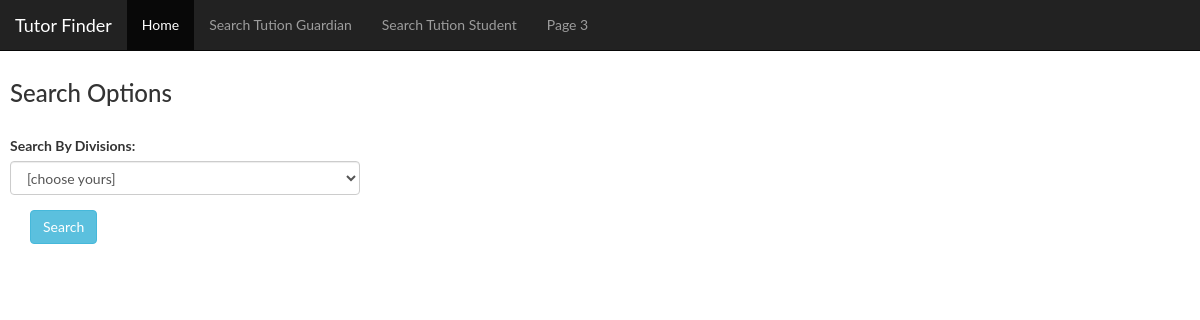
Page /searchTution.php on the earlier database version.
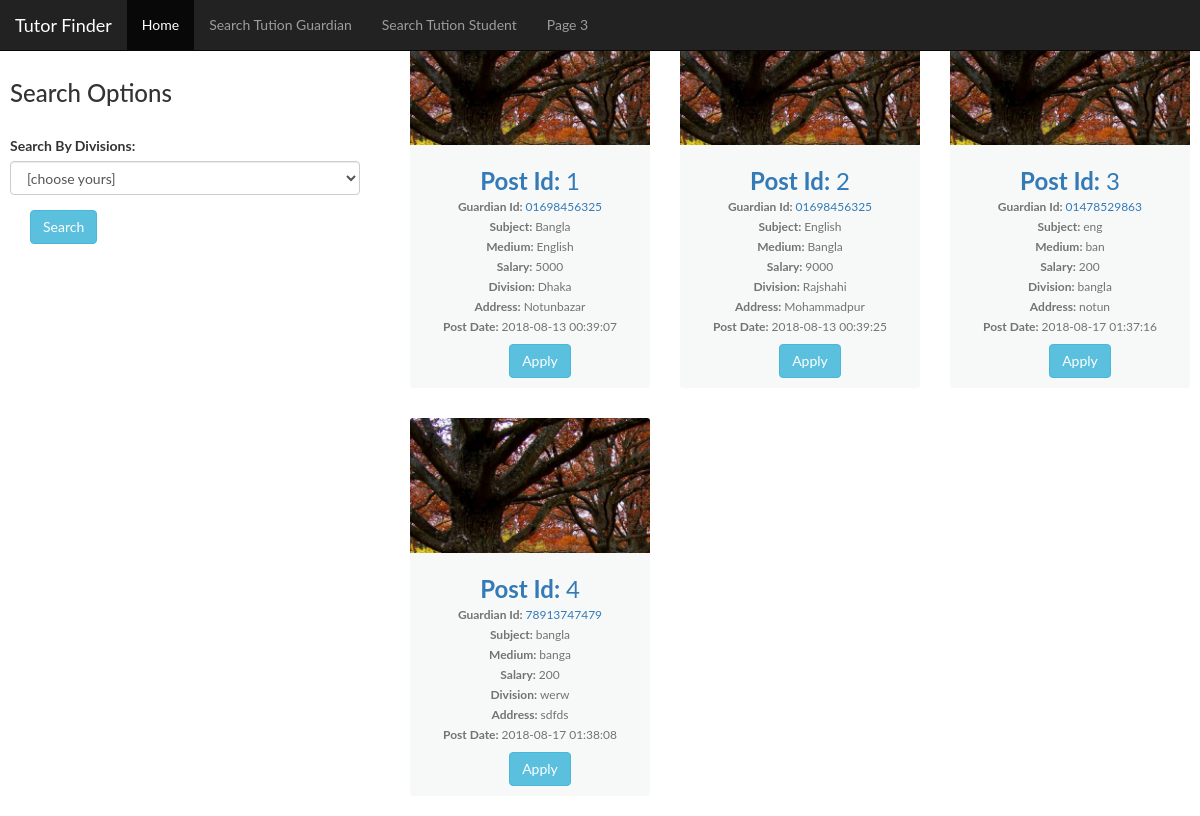
Same page on the later database version.
### tables this page shows
CREATE TABLE `g_post` (
  `post_id` int(10) NOT NULL,
  `g_id` varchar(15) NOT NULL,
  `subjects` varchar(15) NOT NULL,
  `medium` varchar(10) NOT NULL,
  `salary` int(8) NOT NULL,
  `divisions` varchar(15) NOT NULL,
  `address` varchar(25) NOT NULL,
  `dateTime` timestamp NOT NULL DEFAULT CURRENT_TIMESTAMP ON UPDATE CURRENT_TIMESTAMP,
  `dead` int(11) NOT NULL
);

### searchTution.php (the view, shortened to what this page needs)
<?php
    require 'config.php';
?>
<!DOCTYPE html>
<html>
<head>
    <link href="css/bootstrap.min.css" rel="stylesheet">
    <link href="css/bootstrap.css" rel="stylesheet">
    <link href="style.css" rel="stylesheet">
    <link rel="stylesheet" type="text/css" media="screen" href="css/common.css" />
</head>
<body>
<nav class="navbar navbar-inverse navbar-fixed-top">
  <div class="container-fluid">
    <div class="navbar-header">
      <a class="navbar-brand" href="#">Tutor Finder</a>
    </div>
    <ul class="nav navbar-nav">
      <li class="active"><a href="tutor.php">Home</a></li>
      <li><a href="searchTution.php">Search Tution Guardian</a></li>
      <li><a href="searchTutionstudent.php">Search Tution Student</a></li>
      <li><a href="#">Page 3</a></li>
    </ul>
  </div>
</nav>
<div class="sidenav">
        <h3>Search Options</h3>
        <br>
        <div class="form-group">
        <form action="#" method="post">
        <label for="sel1">Search By Divisions:</label>
        <select class="form-control" name="searchDivi">
                        <option value="all" selected>[choose yours]</option>
        </select>
        </div>
        <input type="submit" name="submit" class="btn btn-info" value="Search">
</div>
<div class="done">
<?php
$numOfCols = 3;
$rowCount = 0;
$bootstrapColWidth = 12 / $numOfCols;
?>
<div class="row">
			<?php
            if(isset($_POST['submit']))
            {
                $division = $_POST['searchDivi'];
                if($division == "all"){$test = "all";}
                else{
                $test = "one";}
            }else {
                $test="all";
            }
            $sql = "SELECT post_id, g_id, subjects, medium, salary, divisions, address, dateTime FROM g_post";
            switch($test){
                case "all":
                    $sql .="";
                    break;
            }
			$rows = mysqli_query($conn, $sql) or die("database error:". mysqli_error($conn));
			while($row = mysqli_fetch_assoc($rows)){
            ?>
        <div class="col-md-<?php echo $bootstrapColWidth; ?>">
            <div class="card hovercard">
                <div class="cardheader">
				 </div>
                <div class="card-body info">
                    <div class="title">
                        <a href="#"><b>Post Id: </b><?php echo $row['post_id']; ?></a>
                    </div>
					<div class="desc"><b>Guardian Id: </b> <a target="_blank" href="<?php echo "gProfile.php?id=$row[g_id]"; ?>"><?php echo $row['g_id']; ?></a></div>
                    <div class="desc"><b>Subject: </b><?php echo $row['subjects']; ?></div>
                    <div class="desc"><b>Medium: </b><?php echo $row['medium']; ?></div>
                    <div class="desc"><b>Salary: </b><?php echo $row['salary']; ?></div>
                    <div class="desc"><b>Division: </b><?php echo $row['divisions']; ?></div>
                    <div class="desc"><b>Address: </b><?php echo $row['address']; ?></div>
                    <div class="desc"><b>Post Date: </b><?php echo $row['dateTime']; ?></div>
                    <?php
                    echo "<a href=\"applyPost.php?id=$row[g_id]\" class=\"btn btn-info\" role=\"button\">Apply</a>"
                    ?>
                </div>
            </div>
        </div>
        <?php $rowCount++;
    if($rowCount % $numOfCols == 0) echo '</div><div class="row">';} ?>
</div>
</div>
</body>
</html>

### style.css (style rules this page uses)
.card { padding-top: 200px; margin: 10px 0 20px 0; background-color: rgba(214, 224, 226, 0.2); border-top-width: 0; border-bottom-width: 2px; -webkit-border-radius: 3px; -moz-border-radius: 3px; border-radius: 3px; -webkit-box-shadow: none; -moz-box-shadow: none; box-shadow: none; -webkit-box-sizing: border-box; -moz-box-sizing: border-box; box-sizing: border-box; }
.card .card-body { padding: 0 20px; margin-top: 20px; }
.card.hovercard { position: relative; padding-top: 0; overflow: hidden; text-align: center; background-color: rgba(214, 224, 226, 0.2); }
.card.hovercard .cardheader { background: url("nature.jpg"); background-size: cover; height: 135px; }
.card.hovercard .info { padding: 4px 8px 10px; }
.card.hovercard .info .title { margin-bottom: 4px; font-size: 24px; line-height: 1; color: #262626; vertical-align: middle; }
.card.hovercard .info .desc { overflow: hidden; font-size: 12px; line-height: 20px; color: #737373; text-overflow: ellipsis; }

### css/common.css (style rules this page uses)
body { margin: 0; font-family: Arial, Helvetica, sans-serif; }
.active { background-color: #4CAF50; color: white; }

### searchTution.php (style rules this page uses)
body { font-family: "Lato", sans-serif; }
.sidenav { width: 350px; position: fixed; z-index: 1; top: 52px; left: 10px; overflow-x: hidden; padding: 8px 0; }
.done { margin-left: 400px; font-size: 28px; padding: 0px 10px; }
.btn-info { margin-left:20px; }

Differences in the rows shown:
added g_post: post "1", g "01698456325", subjects "Bangla", medium "English", salary "5000", divisions "Dhaka", address "Notunbazar", dateTime "2018-08-13 00:39:07"
added g_post: post "2", g "01698456325", subjects "English", medium "Bangla", salary "9000", divisions "Rajshahi", address "Mohammadpur", dateTime "2018-08-13 00:39:25"
added g_post: post "3", g "01478529863", subjects "eng", medium "ban", salary "200", divisions "bangla", address "notun", dateTime "2018-08-17 01:37:16"
added g_post: post "4", g "78913747479", subjects "bangla", medium "banga", salary "200", divisions "werw", address "sdfds", dateTime "2018-08-17 01:38:08"
